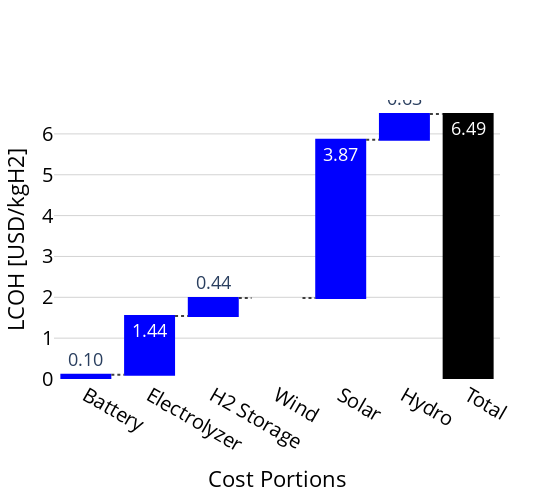

This figure's notebook cell:
### Code cell
hydro_year = "dry" # wet dry atlite
scenario_year = "25" # 25 30
electrolyser_type = "PEM" # ALK PEM

gdf_data = gpd.read_file(f'Resources\\Scenario_{hydro_year}_{electrolyser_type}_{scenario_year}\\hex_cost_components.geojson')
# gdf_data = gpd.read_file(f'Resources\\Scenario_{hydro_year}_{electrolyser_type}_{scenario_year}\\hex_cost_components.geojson')

generate_waterfall_chart(gdf_data, 'trucking')

vmin = gdf_data["Vientiane trucking production cost"].min() - 0.5
plot_full_cost_map(
    gdf_data, 'Vientiane', 'Vientiane trucking production cost', 
    r'Resources\Scenario_dry_ALK_25\Visualisation\visualisation_lowest_cost.png', 
    vmin=vmin, vmax=vmax
)

plot_cost_distribution(gdf_data, 
                       'Vientiane trucking production cost', 
                       'cost_distribution.png', 15)

### Figure 1 — Plotly figure (JSON) as saved in the notebook; plotly's stock layout.template omitted (floating-point values rounded to 4 significant figures)
{"data": [{"connector": {"line": {"color": "rgb(63, 63, 63)", "dash": "dot"}}, "decreasing": {"marker": {"color": "#ff7f0e"}}, "increasing": {"marker": {"color": "#0000ff"}}, "measure": ["relative", "relative", "relative", "relative", "relative", "relative", "total"], "orientation": "v", "text": ["0.10", "1.44", "0.44", "0.00", "3.87", "0.63", "6.49"], "totals": {"marker": {"color": "#000000"}}, "type": "waterfall", "x": ["Battery", "Electrolyzer", "H2 Storage", "Wind", "Solar", "Hydro", "Total"], "y": [0.1012, 1.442, 0.4396, 0, 3.873, 0.6321, 0]}], "layout": {"font": {"size": 18}, "height": 500, "margin": {"b": 50, "l": 50, "r": 50, "t": 100}, "plot_bgcolor": "white", "showlegend": false, "width": 550, "xaxis": {"tickfont": {"color": "black", "size": 20}, "title": {"font": {"color": "black", "size": 22}, "text": "Cost Portions"}}, "yaxis": {"gridcolor": "lightgrey", "showgrid": true, "tickfont": {"color": "black", "size": 20}, "title": {"font": {"color": "black", "size": 22}, "text": "LCOH [USD/kgH2]"}}}}
